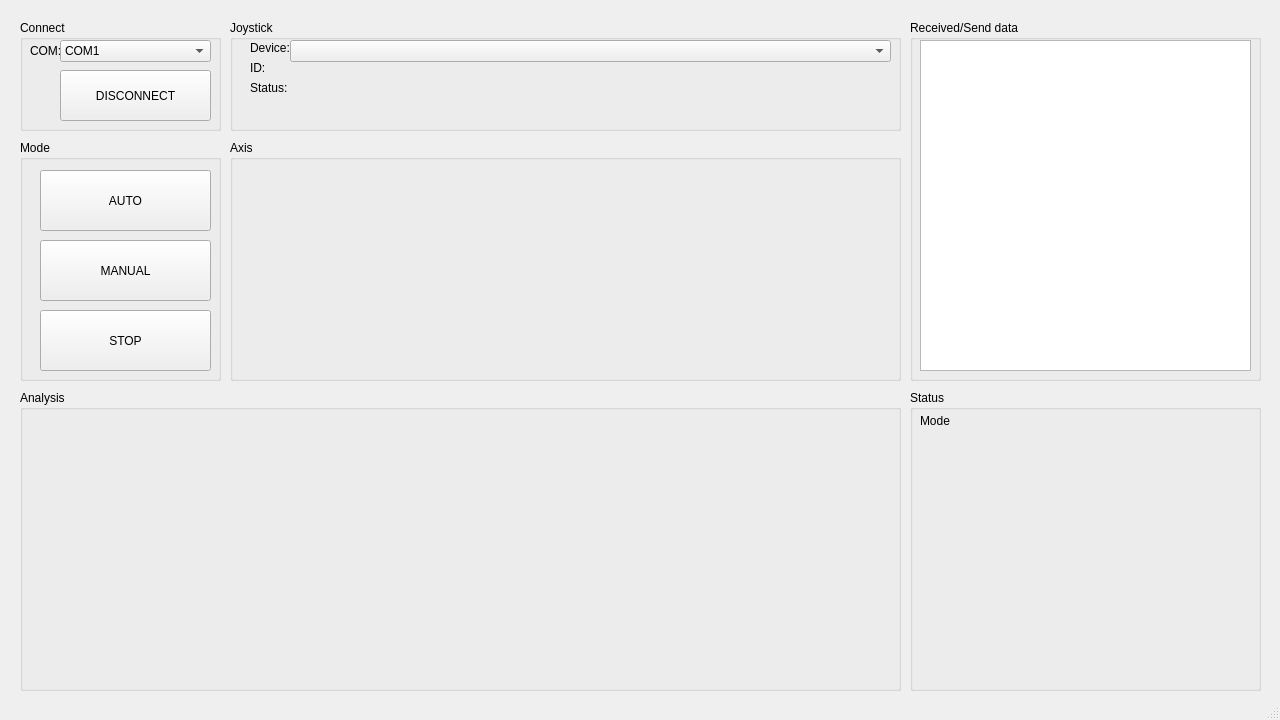
<?xml version="1.0" encoding="UTF-8"?>
<ui version="4.0">
 <class>MK1</class>
 <widget class="QMainWindow" name="MK1">
  <property name="enabled">
   <bool>true</bool>
  </property>
  <property name="geometry">
   <rect>
    <x>0</x>
    <y>0</y>
    <width>1280</width>
    <height>720</height>
   </rect>
  </property>
  <property name="sizePolicy">
   <sizepolicy hsizetype="Fixed" vsizetype="Fixed">
    <horstretch>0</horstretch>
    <verstretch>0</verstretch>
   </sizepolicy>
  </property>
  <property name="minimumSize">
   <size>
    <width>1280</width>
    <height>720</height>
   </size>
  </property>
  <property name="maximumSize">
   <size>
    <width>1280</width>
    <height>720</height>
   </size>
  </property>
  <property name="windowTitle">
   <string>Zero 2</string>
  </property>
  <property name="windowIcon">
   <iconset>
    <normaloff>C:/Users/ASUS/Pictures/82362862_762415024581207_8972626692153540608_n.png</normaloff>C:/Users/ASUS/Pictures/82362862_762415024581207_8972626692153540608_n.png</iconset>
  </property>
  <widget class="QWidget" name="centralwidget">
   <widget class="QGroupBox" name="groupBox">
    <property name="geometry">
     <rect>
      <x>20</x>
      <y>20</y>
      <width>201</width>
      <height>111</height>
     </rect>
    </property>
    <property name="title">
     <string>Connect</string>
    </property>
    <widget class="QComboBox" name="COM">
     <property name="geometry">
      <rect>
       <x>40</x>
       <y>20</y>
       <width>151</width>
       <height>22</height>
      </rect>
     </property>
     <property name="layoutDirection">
      <enum>Qt::LeftToRight</enum>
     </property>
     <property name="currentText">
      <string>COM1</string>
     </property>
     <item>
      <property name="text">
       <string>COM1</string>
      </property>
     </item>
     <item>
      <property name="text">
       <string>COM2</string>
      </property>
     </item>
     <item>
      <property name="text">
       <string>COM3</string>
      </property>
     </item>
     <item>
      <property name="text">
       <string>COM4</string>
      </property>
     </item>
     <item>
      <property name="text">
       <string>COM5</string>
      </property>
     </item>
     <item>
      <property name="text">
       <string>COM6</string>
      </property>
     </item>
     <item>
      <property name="text">
       <string>COM7</string>
      </property>
     </item>
     <item>
      <property name="text">
       <string>COM8</string>
      </property>
     </item>
     <item>
      <property name="text">
       <string>COM9</string>
      </property>
     </item>
     <item>
      <property name="text">
       <string>COM10</string>
      </property>
     </item>
    </widget>
    <widget class="QPushButton" name="connect">
     <property name="geometry">
      <rect>
       <x>40</x>
       <y>50</y>
       <width>151</width>
       <height>51</height>
      </rect>
     </property>
     <property name="text">
      <string>DISCONNECT</string>
     </property>
    </widget>
    <widget class="QLabel" name="label">
     <property name="geometry">
      <rect>
       <x>10</x>
       <y>20</y>
       <width>31</width>
       <height>21</height>
      </rect>
     </property>
     <property name="text">
      <string>COM:</string>
     </property>
    </widget>
   </widget>
   <widget class="QGroupBox" name="groupBox_2">
    <property name="geometry">
     <rect>
      <x>230</x>
      <y>20</y>
      <width>671</width>
      <height>111</height>
     </rect>
    </property>
    <property name="title">
     <string>Joystick</string>
    </property>
    <widget class="QLabel" name="label_2">
     <property name="geometry">
      <rect>
       <x>20</x>
       <y>20</y>
       <width>47</width>
       <height>16</height>
      </rect>
     </property>
     <property name="text">
      <string>Device:</string>
     </property>
    </widget>
    <widget class="QLabel" name="label_3">
     <property name="geometry">
      <rect>
       <x>20</x>
       <y>40</y>
       <width>47</width>
       <height>16</height>
      </rect>
     </property>
     <property name="text">
      <string>ID:</string>
     </property>
    </widget>
    <widget class="QLabel" name="ID_device">
     <property name="geometry">
      <rect>
       <x>60</x>
       <y>40</y>
       <width>601</width>
       <height>16</height>
      </rect>
     </property>
     <property name="text">
      <string/>
     </property>
    </widget>
    <widget class="QLabel" name="label_4">
     <property name="geometry">
      <rect>
       <x>20</x>
       <y>60</y>
       <width>47</width>
       <height>16</height>
      </rect>
     </property>
     <property name="text">
      <string>Status:</string>
     </property>
    </widget>
    <widget class="QLabel" name="SS_device">
     <property name="geometry">
      <rect>
       <x>60</x>
       <y>60</y>
       <width>601</width>
       <height>16</height>
      </rect>
     </property>
     <property name="text">
      <string/>
     </property>
    </widget>
    <widget class="QComboBox" name="device">
     <property name="geometry">
      <rect>
       <x>60</x>
       <y>20</y>
       <width>601</width>
       <height>22</height>
      </rect>
     </property>
    </widget>
   </widget>
   <widget class="QGroupBox" name="groupBox_3">
    <property name="geometry">
     <rect>
      <x>20</x>
      <y>140</y>
      <width>201</width>
      <height>241</height>
     </rect>
    </property>
    <property name="title">
     <string>Mode</string>
    </property>
    <widget class="QPushButton" name="auto_2">
     <property name="geometry">
      <rect>
       <x>20</x>
       <y>30</y>
       <width>171</width>
       <height>61</height>
      </rect>
     </property>
     <property name="text">
      <string>AUTO</string>
     </property>
    </widget>
    <widget class="QPushButton" name="manual">
     <property name="geometry">
      <rect>
       <x>20</x>
       <y>100</y>
       <width>171</width>
       <height>61</height>
      </rect>
     </property>
     <property name="text">
      <string>MANUAL</string>
     </property>
    </widget>
    <widget class="QPushButton" name="stop">
     <property name="geometry">
      <rect>
       <x>20</x>
       <y>170</y>
       <width>171</width>
       <height>61</height>
      </rect>
     </property>
     <property name="text">
      <string>STOP</string>
     </property>
    </widget>
   </widget>
   <widget class="QGroupBox" name="groupBox_4">
    <property name="geometry">
     <rect>
      <x>910</x>
      <y>20</y>
      <width>351</width>
      <height>361</height>
     </rect>
    </property>
    <property name="title">
     <string>Received/Send data</string>
    </property>
    <widget class="QTextBrowser" name="re_se_data">
     <property name="enabled">
      <bool>true</bool>
     </property>
     <property name="geometry">
      <rect>
       <x>10</x>
       <y>20</y>
       <width>331</width>
       <height>331</height>
      </rect>
     </property>
     <property name="sizePolicy">
      <sizepolicy hsizetype="Fixed" vsizetype="Fixed">
       <horstretch>0</horstretch>
       <verstretch>0</verstretch>
      </sizepolicy>
     </property>
     <property name="html">
      <string>&lt;!DOCTYPE HTML PUBLIC &quot;-//W3C//DTD HTML 4.0//EN&quot; &quot;http://www.w3.org/TR/REC-html40/strict.dtd&quot;&gt;
&lt;html&gt;&lt;head&gt;&lt;meta name=&quot;qrichtext&quot; content=&quot;1&quot; /&gt;&lt;style type=&quot;text/css&quot;&gt;
p, li { white-space: pre-wrap; }
&lt;/style&gt;&lt;/head&gt;&lt;body style=&quot; font-family:'MS Shell Dlg 2'; font-size:8.25pt; font-weight:400; font-style:normal;&quot;&gt;
&lt;p style=&quot;-qt-paragraph-type:empty; margin-top:0px; margin-bottom:0px; margin-left:0px; margin-right:0px; -qt-block-indent:0; text-indent:0px;&quot;&gt;&lt;br /&gt;&lt;/p&gt;&lt;/body&gt;&lt;/html&gt;</string>
     </property>
    </widget>
   </widget>
   <widget class="QGroupBox" name="gr_axis">
    <property name="geometry">
     <rect>
      <x>230</x>
      <y>140</y>
      <width>671</width>
      <height>241</height>
     </rect>
    </property>
    <property name="title">
     <string>Axis</string>
    </property>
    <widget class="PlotWidget" name="xaxis" native="true">
     <property name="geometry">
      <rect>
       <x>10</x>
       <y>20</y>
       <width>151</width>
       <height>211</height>
      </rect>
     </property>
     <property name="sizePolicy">
      <sizepolicy hsizetype="Fixed" vsizetype="Fixed">
       <horstretch>0</horstretch>
       <verstretch>0</verstretch>
      </sizepolicy>
     </property>
    </widget>
    <widget class="PlotWidget" name="yaxis" native="true">
     <property name="geometry">
      <rect>
       <x>170</x>
       <y>20</y>
       <width>151</width>
       <height>211</height>
      </rect>
     </property>
     <property name="sizePolicy">
      <sizepolicy hsizetype="Fixed" vsizetype="Fixed">
       <horstretch>0</horstretch>
       <verstretch>0</verstretch>
      </sizepolicy>
     </property>
    </widget>
    <widget class="PlotWidget" name="xaxis_1" native="true">
     <property name="geometry">
      <rect>
       <x>350</x>
       <y>20</y>
       <width>151</width>
       <height>211</height>
      </rect>
     </property>
     <property name="sizePolicy">
      <sizepolicy hsizetype="Fixed" vsizetype="Fixed">
       <horstretch>0</horstretch>
       <verstretch>0</verstretch>
      </sizepolicy>
     </property>
    </widget>
    <widget class="PlotWidget" name="yaxis_1" native="true">
     <property name="geometry">
      <rect>
       <x>510</x>
       <y>20</y>
       <width>151</width>
       <height>211</height>
      </rect>
     </property>
     <property name="sizePolicy">
      <sizepolicy hsizetype="Fixed" vsizetype="Fixed">
       <horstretch>0</horstretch>
       <verstretch>0</verstretch>
      </sizepolicy>
     </property>
    </widget>
   </widget>
   <widget class="QGroupBox" name="groupBox_6">
    <property name="geometry">
     <rect>
      <x>20</x>
      <y>390</y>
      <width>881</width>
      <height>301</height>
     </rect>
    </property>
    <property name="title">
     <string>Analysis</string>
    </property>
   </widget>
   <widget class="QGroupBox" name="groupBox_7">
    <property name="geometry">
     <rect>
      <x>910</x>
      <y>390</y>
      <width>351</width>
      <height>301</height>
     </rect>
    </property>
    <property name="title">
     <string>Status</string>
    </property>
    <widget class="QLabel" name="label_5">
     <property name="geometry">
      <rect>
       <x>10</x>
       <y>20</y>
       <width>31</width>
       <height>21</height>
      </rect>
     </property>
     <property name="text">
      <string>Mode:</string>
     </property>
    </widget>
    <widget class="QLabel" name="controlmode_label">
     <property name="geometry">
      <rect>
       <x>50</x>
       <y>20</y>
       <width>47</width>
       <height>21</height>
      </rect>
     </property>
     <property name="text">
      <string/>
     </property>
    </widget>
   </widget>
   <zorder>groupBox_2</zorder>
   <zorder>groupBox</zorder>
   <zorder>groupBox_3</zorder>
   <zorder>groupBox_4</zorder>
   <zorder>gr_axis</zorder>
   <zorder>groupBox_6</zorder>
   <zorder>groupBox_7</zorder>
  </widget>
  <widget class="QStatusBar" name="statusbar"/>
 </widget>
 <customwidgets>
  <customwidget>
   <class>PlotWidget</class>
   <extends>QWidget</extends>
   <header>pyqtgraph</header>
   <container>1</container>
  </customwidget>
 </customwidgets>
 <resources/>
 <connections/>
</ui>
